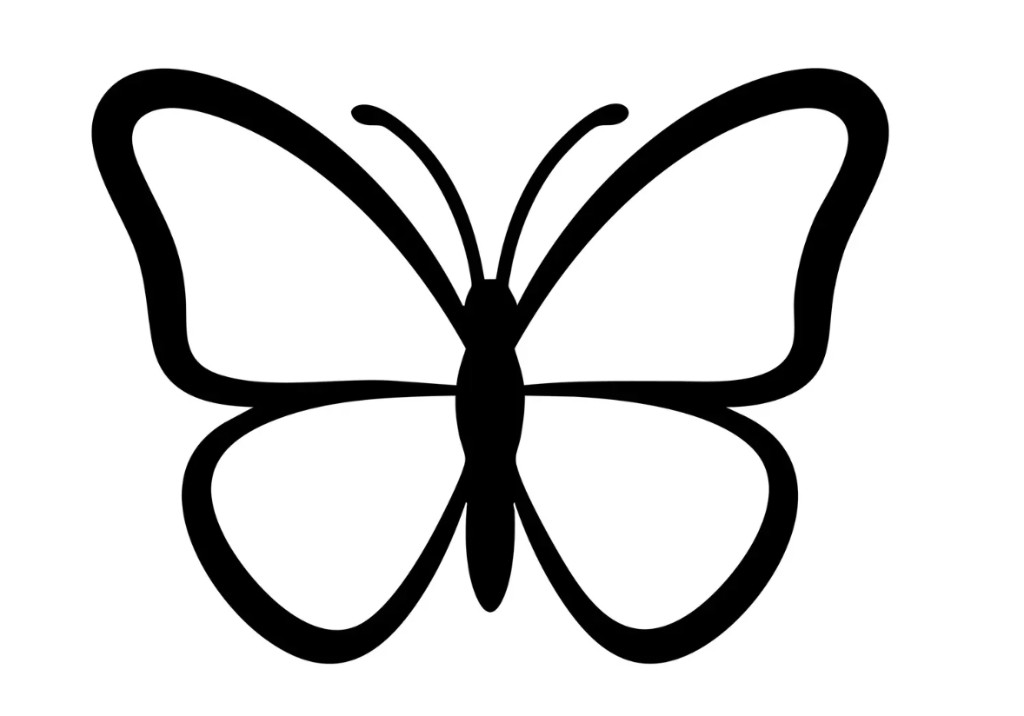
#> input picture assets/pictures/butterfly-art.png, 1024 x 716 px
$ python place_butterfly_overlays.py
#> lines starting #> are read from the running program, lines starting #| are printed output that depends on the picture; after the words box and inside, x2 and y2 are one past the last pixel; in counts of white or black regions, pixels touching at a corner belong together
#!/usr/bin/env python3
"""Place butterfly paint overlays in native PNG pixel coordinates."""

from __future__ import annotations

import math
import re
import sys
from pathlib import Path

import cv2
import numpy as np
from PIL import Image

ROOT = Path(__file__).resolve().parents[1]
PNG = ROOT / "assets" / "pictures" / "butterfly-art.png"
SVG = ROOT / "assets" / "pictures" / "butterfly.svg"
CATALOG = ROOT / "data" / "catalog.js"

STROKE = 2
MIN_DIST = 15

SECTION_IDS = [
    "leftUpperSpot",
    "leftUpperOval",
    "leftUpperBlob",
    "leftUpperDot",
    "leftUpperInner",
    "rightUpperSpot",
    "rightUpperOval",
    "rightUpperBlob",
    "rightUpperDot",
    "rightUpperInner",
    "leftLowerSpot",
    "leftLowerOval",
    "leftLowerBlob",
    "leftLowerMid",
    "rightLowerSpot",
    "rightLowerOval",
    "rightLowerBlob",
    "rightLowerMid",
]


def fmt(n: float) -> str:
    s = f"{n:.1f}"
    return s.rstrip("0").rstrip(".")


def load_gray(path: Path) -> np.ndarray:
    return np.array(Image.open(path).convert("L"))


def white_fill_mask(gray: np.ndarray) -> np.ndarray:
    _, bw = cv2.threshold(gray, 0, 255, cv2.THRESH_BINARY + cv2.THRESH_OTSU)
    kernel = cv2.getStructuringElement(cv2.MORPH_ELLIPSE, (5, 5))
    lines = cv2.dilate(255 - bw, kernel, iterations=1)
    return cv2.bitwise_and(bw, cv2.bitwise_not(lines)) > 0


def interior_fill_mask(fill: np.ndarray) -> np.ndarray:
    h, w = fill.shape
    flooded = fill.astype(np.uint8) * 255
    flood = np.zeros((h + 2, w + 2), np.uint8)
    for seed in ((0, 0), (w - 1, 0), (0, h - 1), (w - 1, h - 1)):
        cv2.floodFill(flooded, flood, seed, 0)
    return flooded > 0


def safe_interior(fill: np.ndarray, min_dist: float = MIN_DIST) -> tuple[np.ndarray, np.ndarray]:
    dist = cv2.distanceTransform(fill.astype(np.uint8) * 255, cv2.DIST_L2, 5)
    return dist > min_dist, dist


def butterfly_center(gray: np.ndarray, fill: np.ndarray) -> tuple[float, float]:
    h, w = gray.shape
    band = fill & (np.arange(h)[:, None] > h * 0.25) & (np.arange(h)[:, None] < h * 0.72)
    dark = (gray < 128) & band
    ys, xs = np.where(dark)
    if len(xs) < 50:
        return w / 2, h * 0.48
    return float(np.median(xs)), float(np.median(ys))


def pick_peaks(
    dist: np.ndarray, mask: np.ndarray, n: int, min_sep: float = 22.0
) -> list[tuple[float, float, float]]:
    work = dist.copy()
    work[~mask] = 0
    picks: list[tuple[float, float, float]] = []
    for _ in range(n * 4):
        if work.max() < MIN_DIST:
            break
        y, x = np.unravel_index(work.argmax(), work.shape)
        d = float(work[y, x])
        if d < MIN_DIST:
            break
        picks.append((float(x), float(y), d))
        cv2.circle(work, (int(x), int(y)), int(max(min_sep, d * 0.9)), 0, -1)
        if len(picks) >= n:
            break
    return picks


def circle_el(cx: float, cy: float, r: float, rid: str) -> str:
    r = max(4.0, r)
    return (
        f'  <circle id="{rid}" class="paint-section" cx="{fmt(cx)}" cy="{fmt(cy)}" '
        f'r="{fmt(r)}" fill="#fff" stroke="#bbb" stroke-width="{STROKE}"/>'
    )


def ellipse_el(cx: float, cy: float, rx: float, ry: float, rid: str, angle: float = 0.0) -> str:
    rx, ry = max(4.0, rx), max(4.0, ry)
    rot = f' transform="rotate({fmt(angle)} {fmt(cx)} {fmt(cy)})"' if angle else ""
    return (
        f'  <ellipse id="{rid}" class="paint-section" cx="{fmt(cx)}" cy="{fmt(cy)}" '
        f'rx="{fmt(rx)}" ry="{fmt(ry)}" fill="#fff" stroke="#bbb" stroke-width="{STROKE}"{rot}/>'
    )


def blob_el(cx: float, cy: float, r: float, rid: str) -> str:
    r = max(5.0, r)
    pts: list[tuple[float, float]] = []
    for i in range(8):
        a = 2 * math.pi * i / 8
        wobble = 1.0 + 0.12 * math.sin(i * 2.7)
        pts.append((cx + r * wobble * math.cos(a), cy + r * wobble * math.sin(a)))
    d = f"M {fmt(pts[0][0])} {fmt(pts[0][1])}"
    for x, y in pts[1:]:
        d += f" L {fmt(x)} {fmt(y)}"
    d += " Z"
    return (
        f'  <path id="{rid}" class="paint-section" fill="#fff" stroke="#bbb" '
        f'stroke-width="{STROKE}" stroke-linejoin="round" d="{d}"/>'
    )


def build_overlays(gray: np.ndarray, fill: np.ndarray, dist: np.ndarray, safe: np.ndarray) -> list[str]:
    h, w = gray.shape
    cx0, cy0 = butterfly_center(gray, fill)
    y_split = cy0 + h * 0.02
    yy, xx = np.mgrid[0:h, 0:w]

    zones: list[tuple[list[str], np.ndarray]] = [
        (
            ["leftUpperSpot", "leftUpperOval", "leftUpperBlob", "leftUpperDot", "leftUpperInner"],
            safe & fill & (xx < cx0 - 8) & (yy < y_split),
        ),
        (
            ["rightUpperSpot", "rightUpperOval", "rightUpperBlob", "rightUpperDot", "rightUpperInner"],
            safe & fill & (xx > cx0 + 8) & (yy < y_split),
        ),
        (
            ["leftLowerSpot", "leftLowerOval", "leftLowerBlob", "leftLowerMid"],
            safe & fill & (xx < cx0 - 8) & (yy >= y_split),
        ),
        (
            ["rightLowerSpot", "rightLowerOval", "rightLowerBlob", "rightLowerMid"],
            safe & fill & (xx > cx0 + 8) & (yy >= y_split),
        ),
    ]

    elements: list[str] = []
    kinds = ["circle", "ellipse", "blob", "circle", "ellipse"]
    for ids, zone_mask in zones:
        peaks = pick_peaks(dist, zone_mask, len(ids))
        if len(peaks) < len(ids):
            relaxed = fill & zone_mask
            dist2 = dist.copy()
            dist2[~relaxed] = 0
            peaks = pick_peaks(dist2, relaxed, len(ids), min_sep=18)
        side = -1 if ids[0].startswith("left") else 1
        peaks.sort(key=lambda p: (p[1], side * p[0]))
        for i, rid in enumerate(ids):
            if i >= len(peaks):
                break
            px, py, d = peaks[i]
            r = min(d * 0.55, 32.0)
            px = float(np.clip(px, r + 4, w - r - 4))
            py = float(np.clip(py, r + 4, h - r - 4))
            kind = kinds[i % len(kinds)]
            angle = math.degrees(math.atan2(py - cy0, px - cx0)) + (-18 if side < 0 else 18)
            if kind == "circle":
                elements.append(circle_el(px, py, r * 0.85, rid))
            elif kind == "ellipse":
                elements.append(ellipse_el(px, py, r * 0.75, r * 1.15, rid, angle))
            else:
                elements.append(blob_el(px, py, r * 0.8, rid))
    return elements


def parse_centroid(el: str) -> tuple[float, float] | None:
    m = re.search(r'\bid="([^"]+)"', el)
    if not m:
        return None
    if 'cx="' in el:
        cx = float(re.search(r'cx="([^"]+)"', el).group(1))
        cy = float(re.search(r'cy="([^"]+)"', el).group(1))
        return cx, cy
    d = re.search(r'\bd="([^"]+)"', el).group(1)
    nums = [float(x) for x in re.findall(r"[-+]?\d*\.?\d+", d)]
    if len(nums) < 4:
        return None
    xs, ys = nums[0::2], nums[1::2]
    return sum(xs) / len(xs), sum(ys) / len(ys)


def section_id(el: str) -> str:
    m = re.search(r'id="([^"]+)"', el)
    return m.group(1) if m else "?"


def verify_on_white(gray: np.ndarray, fill: np.ndarray, overlays: list[str]) -> bool:
    ok = True
    for el in overlays:
        rid = section_id(el)
        c = parse_centroid(el)
        if c is None:
            continue
        x, y = int(round(c[0])), int(round(c[1]))
        if not (0 <= x < gray.shape[1] and 0 <= y < gray.shape[0]):
            print(f"  FAIL {rid}: out of bounds")
            ok = False
            continue
        if gray[y, x] >= 200 and fill[y, x]:
            continue
        print(f"  FAIL {rid}: centroid ({x},{y}) not on white wing (gray={gray[y,x]}, fill={fill[y,x]})")
        ok = False
    return ok


def build_svg(pw: int, ph: int, overlays: list[str]) -> str:
    lines = [
        '<svg xmlns="http://www.w3.org/2000/svg" xmlns:xlink="http://www.w3.org/1999/xlink" '
        f'viewBox="0 0 {pw} {ph}" aria-label="Butterfly">',
        f'  <image href="assets/pictures/butterfly-art.png" xlink:href="assets/pictures/butterfly-art.png"',
        f'    x="0" y="0" width="{pw}" height="{ph}" pointer-events="none"/>',
    ]
    lines.extend(overlays)
    lines.extend(["</svg>", ""])
    return "\n".join(lines)


def update_catalog_viewbox(vb: str) -> None:
    text = CATALOG.read_text()
    text = re.sub(
        r"(butterfly:\s*\{[^}]*viewBox:\s*)'[^']+'",
        rf"\1'{vb}'",
        text,
        count=1,
        flags=re.S,
    )
    CATALOG.write_text(text)


def main() -> int:
    if not PNG.exists():
        print(f"Missing {PNG}", file=sys.stderr)
        return 1

    gray = load_gray(PNG)
    ph, pw = gray.shape
    raw_fill = white_fill_mask(gray)
#> in white_fill_mask, `lines = cv2.dilate(255 - bw, kernel, iterations=1)`:
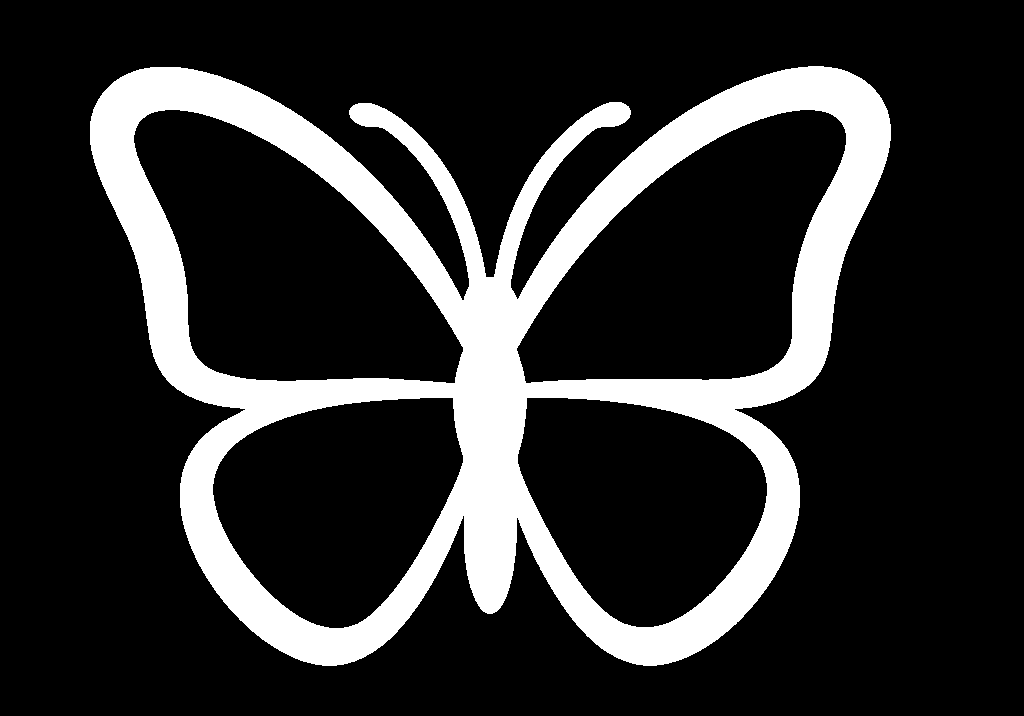
#> lines: shape (716, 1024); 18.2% white; 1 white region, box (x1, y1, x2, y2) and area: (90, 66, 891, 666) 133478
    fill = interior_fill_mask(raw_fill)
#> after the loop in interior_fill_mask, `for seed in ((0, 0), (w - 1, 0), (0, h - 1), (w - 1, h - 1)):`:
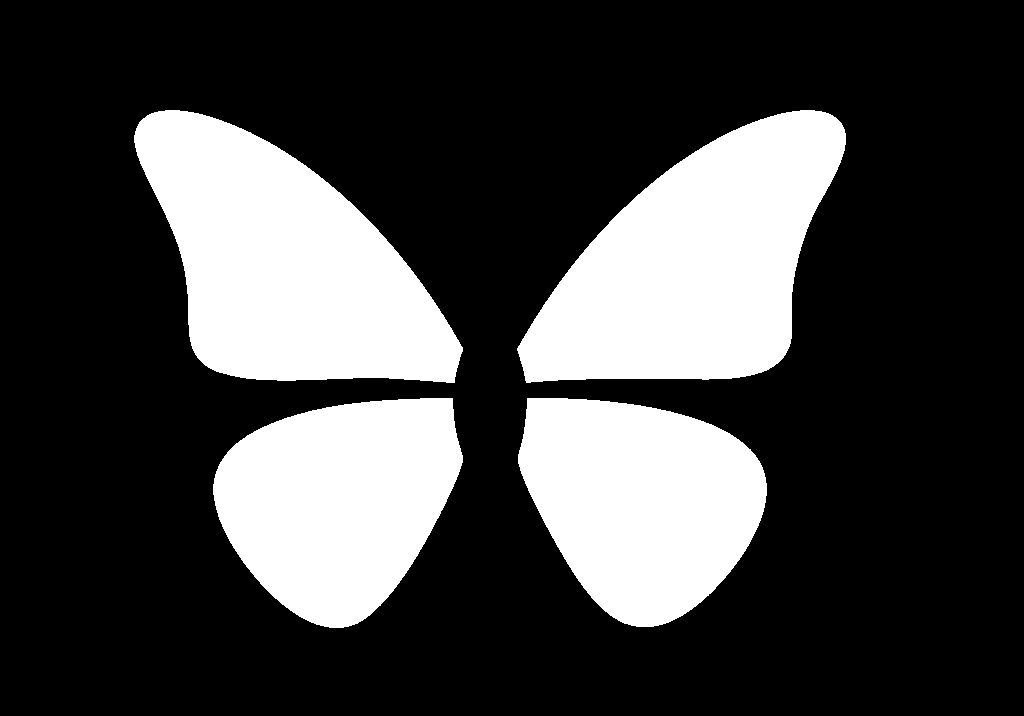
#> flooded: shape (716, 1024); 26.1% white; 4 white regions, box (x1, y1, x2, y2) and area: (134, 110, 463, 383) 54746, (517, 110, 846, 383) 54679, (518, 398, 767, 627) 41108, (213, 398, 463, 628) 41067
    safe, dist = safe_interior(fill)
#> in safe_interior, `dist = cv2.distanceTransform(fill.astype(np.uint8) * 255, cv2.DIST_L2,..`:
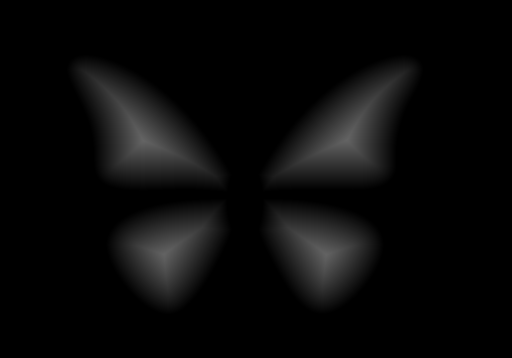
#> dist: shape (716, 1024) float32 (shown at 1/2 size); min 0, max 100.2, mean 9.2
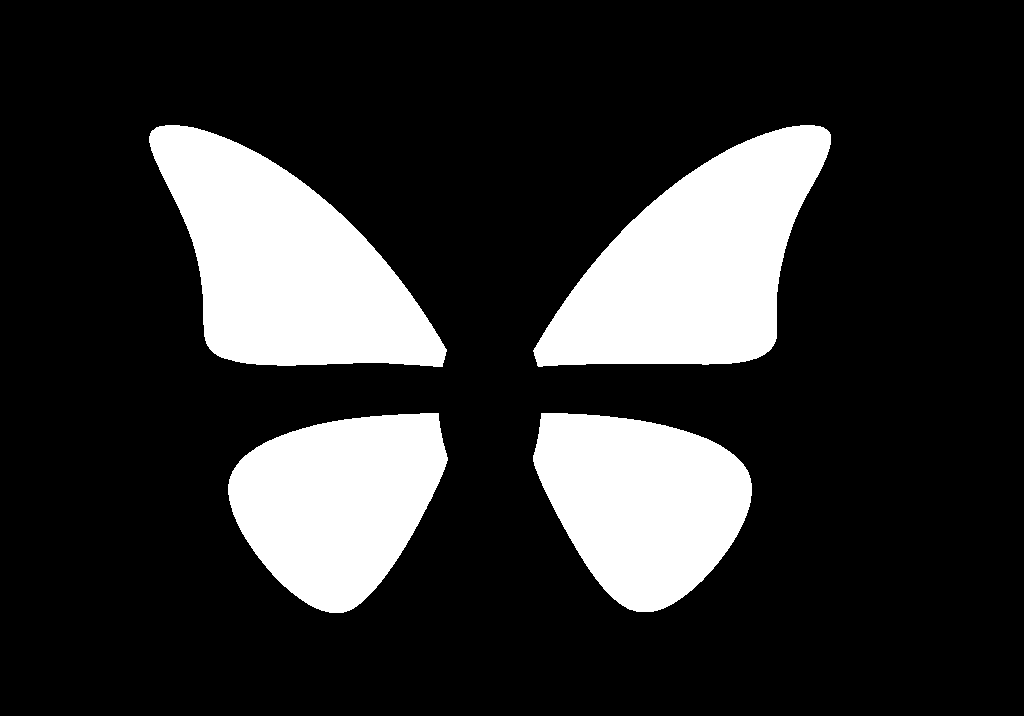
#> safe: shape (716, 1024) bool; 19.5% white; 4 white regions, box (x1, y1, x2, y2) and area: (149, 125, 447, 367) 40977, (533, 125, 831, 367) 40889, (533, 413, 752, 612) 30560, (228, 413, 448, 613) 30510
    overlays = build_overlays(gray, fill, dist, safe)
#> in butterfly_center, `band = fill & (np.arange(h)[:, None] > h * 0.25) & (np.arange(h)[:, No..`:
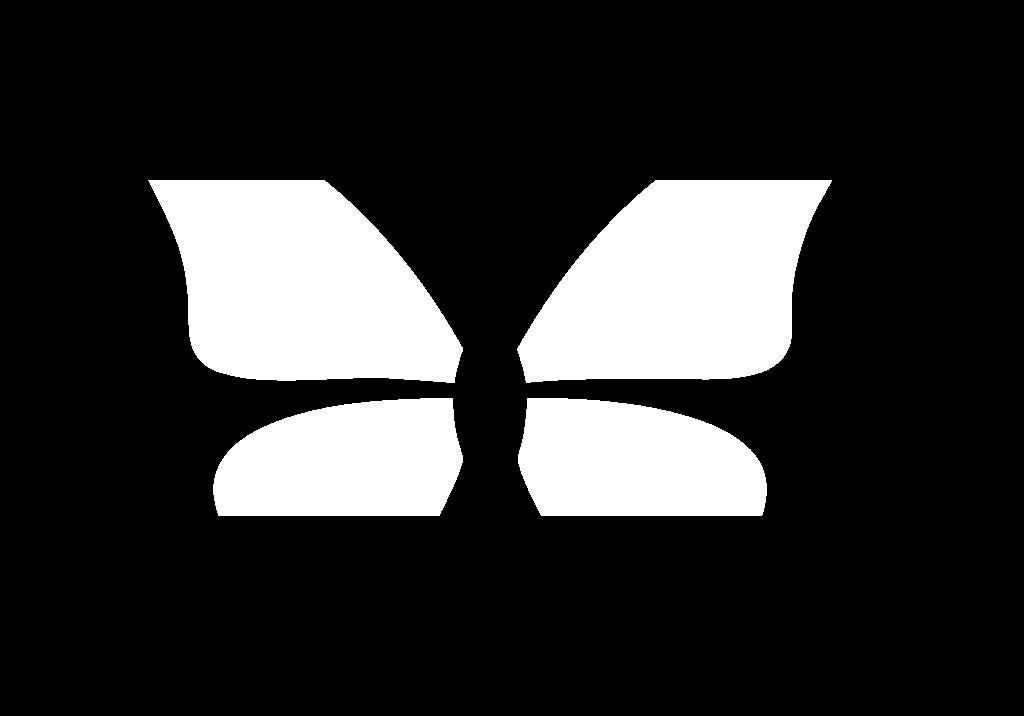
#> band: shape (716, 1024) bool; 19.2% white; 4 white regions, box (x1, y1, x2, y2) and area: (148, 180, 463, 383) 45783, (517, 180, 832, 383) 45673, (213, 398, 463, 516) 24586, (518, 398, 767, 516) 24579
#> in butterfly_center, `ys, xs = np.where(dark)`: ys = empty array
#> in build_overlays, `cx0, cy0 = butterfly_center(gray, fill)`: cx0 = 512; cy0 = 343.7
#> in build_overlays, `y_split = cy0 + h * 0.02`: y_split = 358
#> the loop in build_overlays, `for ids, zone_mask in zones:` made 4 passes
#> side on passes 1 to 4: -1, 1, -1, 1
#> after the loop in build_overlays, `for ids, zone_mask in zones:`: elements = 18 items
#> overlays = 18 items

    print(f"PNG size: {pw}x{ph}")
#| PNG size: 1024x716
    print(f"Overlays: {len(overlays)}")
#| Overlays: 18
    if not verify_on_white(gray, fill, overlays):
#> the loop in verify_on_white, `for el in overlays:` made 18 passes
#> (rid, cx in parse_centroid, cy in parse_centroid, x, y) on passes 1, 2, 4, 5, 6, 7, 9, 10: ('leftUpperSpot', 192, 161, 192, 161), ('leftUpperOval', 237, 204, 237, 204), ('leftUpperDot', 369, 316, 369, 316), ('leftUpperInner', 417, 343, 417, 343), ('rightUpperSpot', 787, 161, 787, 161), ('rightUpperOval', 742, 204, 742, 204), ('rightUpperDot', 613, 316, 613, 316), ('rightUpperInner', 563, 343, 563, 343)
        print("Centroid verification failed", file=sys.stderr)
        return 1

    svg = build_svg(pw, ph, overlays)
    SVG.write_text(svg)
    update_catalog_viewbox(f"0 0 {pw} {ph}")
    print(f"Wrote {SVG} viewBox=0 0 {pw} {ph}")
    return 0


if __name__ == "__main__":
#> (the run stopped early here; a loop or call above may not have finished)
